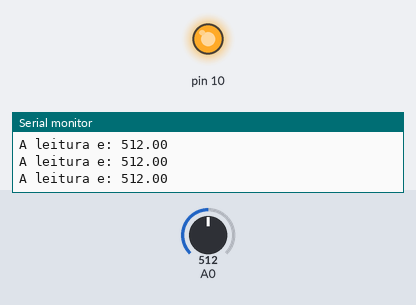
Simulated run of this sketch. Board: Arduino Uno, built with avr-gcc and run on an emulated ATmega328P. Shown: output pins drawn as LEDs (lit = HIGH), the last lines printed to the serial monitor. The test bench sets the inputs (shaded band); at power-on: A0 = 512.

Above: at 1.2 s.
1.3 s: A0 set to 691
2.8 s: A0 set to 715
At 3.7 s:
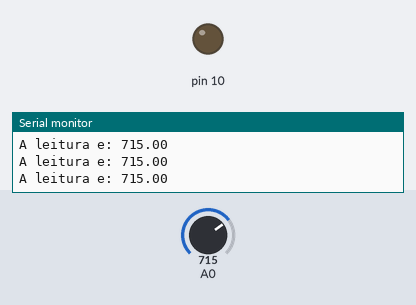
4.3 s: A0 set to 690
At 5.5 s:
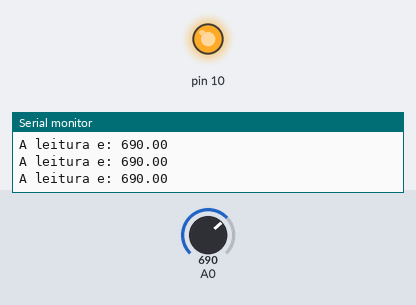
7.3 s: A0 set to 710
At 8.3 s:
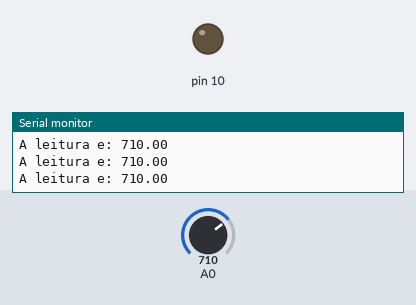
Timing chart, 0 to 9.8 s (numbered marks = the images above; inputs shaded):
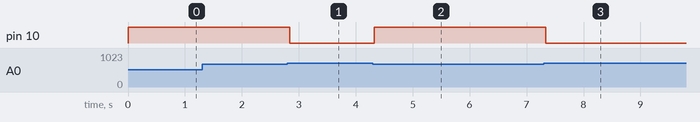

Measured:
- the behaviour switches between 699 and 700 on A0 (found by bisection; images 0 and 1)
- after the input at 2.8 s, pin 10: HIGH → LOW at once
- after the input at 4.3 s, pin 10: LOW → HIGH at once
- after the input at 7.3 s, pin 10: HIGH → LOW at once

The sketch:

AtividadePhotoresistor.ino
```cpp
// C++ code
//
void setup()
{
  Serial.begin(9600);
  pinMode(10, OUTPUT);
}

void loop()
{
  float leitura = analogRead(A0);
  Serial.print("A leitura e: ");
  Serial.println(leitura);

    if (leitura < 700)
  {
   digitalWrite(10, HIGH);
  }
  else
  {
   digitalWrite(10, LOW);
  }
}
```
